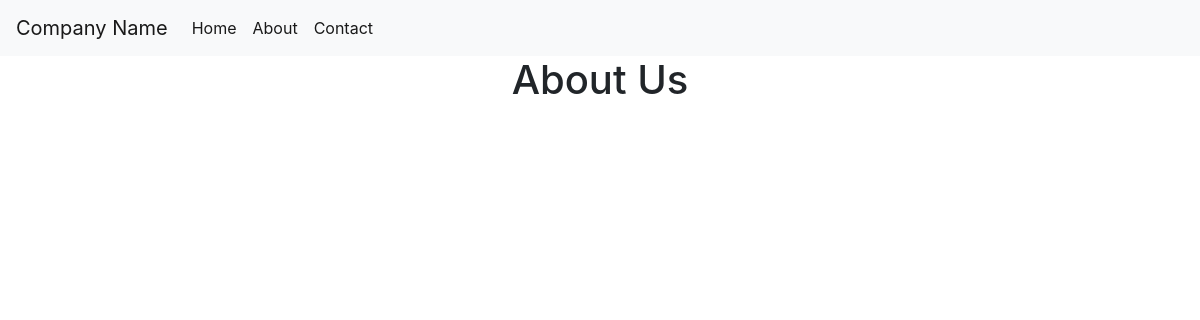
Before: /about with the older database file.
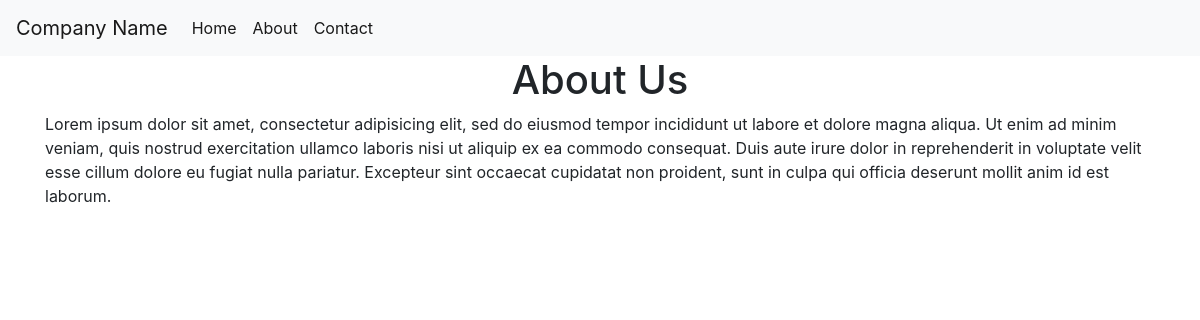
After: the same page with the newer database file.
### app/models.py (models this page shows)
class About(models.Model):
	about = models.TextField(max_length=500)
	def __str__(self):
		return self.about

### app/views.py (the view)
# urls.py: path('about', views.about, name="about"),
def about(request):
	about = About.objects.all()
	context = {'about':about}
	return render(request,"about.html",context)

### templates/about.html
{% extends 'base.html' %}
{% block content %}
	<h1 class="text-center">
		About Us
	</h1>
	<p>
		{% for a in about %}
			{{a}}
		{% endfor %}
	</p>
{% endblock %}

Changed rows visible on the page:
added About: about "Lorem ipsum dolor sit amet, consectetur adipisicing elit, sed do eiusmod tempor incididunt ut labore et dolore magna aliqua. Ut enim ad minim veniam, quis nostrud exercitation ullamco laboris nisi ut aliquip ex ea commodo consequat. Duis aute irure dolor in reprehenderit in voluptate velit esse cillum dolore eu fugiat nulla pariatur. Excepteur sint occaecat cupidatat non proident, sunt in culpa qui officia deserunt mollit anim id est laborum."
